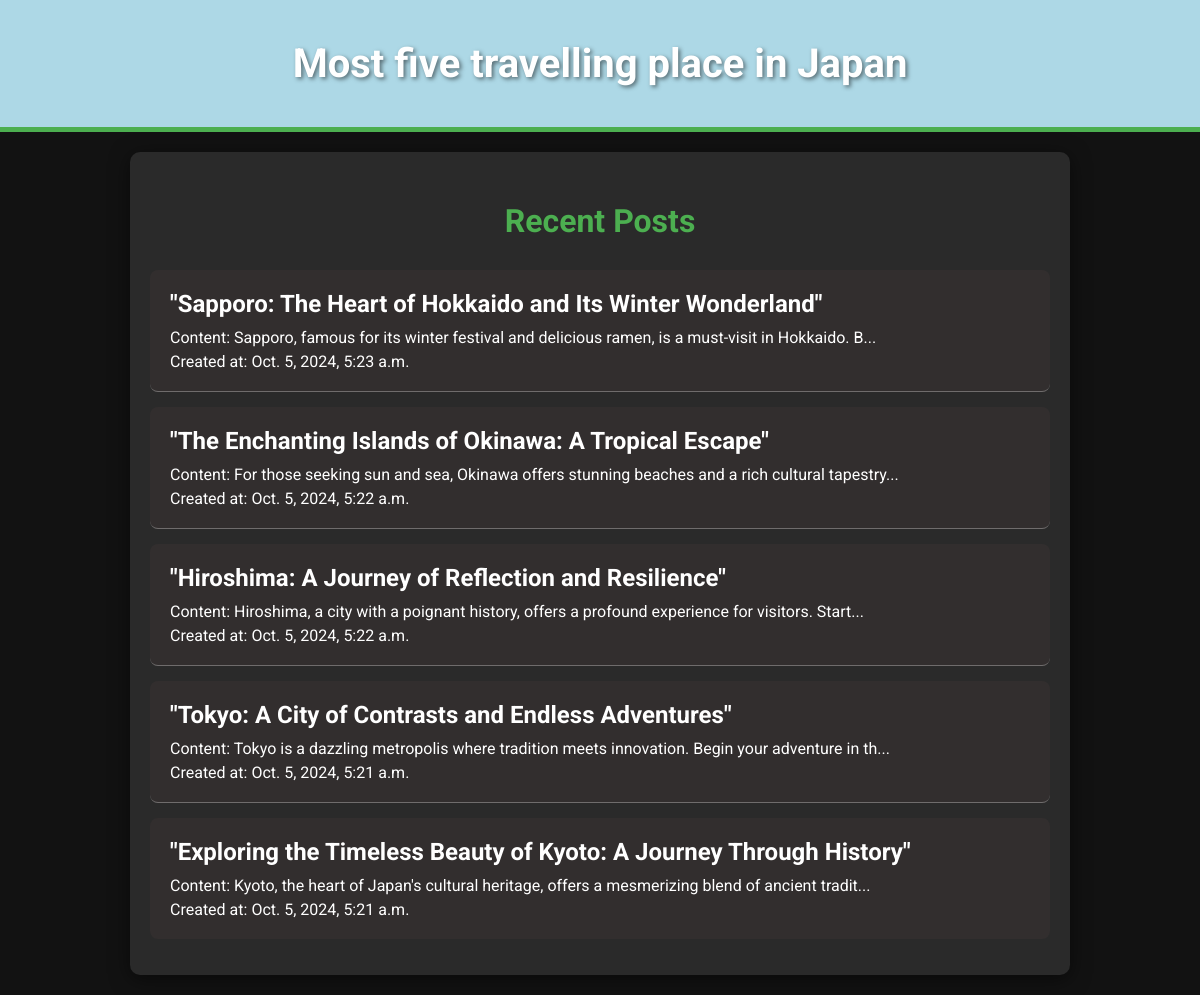
The page / on the database its author committed.
### blogapp/models.py (models this page shows, shortened)
class Post(models.Model):
    title = models.CharField(max_length=100)
    content = models.TextField()
    created_at = models.DateTimeField(auto_now_add=True)
    updated_at = models.DateTimeField(auto_now=True)

### blogapp/views.py (the view)
# urls.py: path('',views.index,name='homepage'),
def index(request):
    posts = Post.objects.all().order_by('-created_at')
    return render(request,"blogapp/index.html",{'allposts': posts})

### blogapp/templates/blogapp/index.html (shortened to what this page needs)
<!DOCTYPE html>
<html lang="en">
<head>
</head>
<body>
    <header>
        <h1>Most five travelling place in Japan</h1>
    </header>
    <main>
        <h2>Recent Posts</h2>
        <ul class="post-list">
            {% for post in allposts %}
            <li class="post">
                <a href="{% url 'single' post.id %}">{{ post.title }}</a>
                <p>{{ post.content|slice:":100" }}{% if post.content|length > 100 %}...{% endif %}</p>
                <p>Created at: {{ post.created_at }}</p>
            </li>
            {% endfor %}
        </ul>
    </main>
</body>
</html>

### blogapp/templates/blogapp/index.html (style rules this page uses)
body { font-family: 'Roboto', sans-serif; margin: 0; padding: 0; background-color: #121212; color: white; }
header { background-color:lightblue; padding: 40px 20px; text-align: center; border-bottom: 5px solid #4CAF50; }
header h1 { font-size: 2.5em; margin: 0; text-shadow: 2px 2px 4px rgba(0, 0, 0, 0.5); }
main { max-width: 900px; margin: 20px auto; padding: 20px; background: rgba(255, 255, 255, 0.1); border-radius: 10px; box-shadow: 0 4px 20px rgba(0, 0, 0, 0.5); }
h2 { text-align: center; margin: 30px 0; font-size: 2em; color: #4CAF50; }
.post-list { list-style-type: none; padding: 0; }
.post { background-color: rgba(51, 47, 47, 0.9); margin: 15px 0; border-radius: 8px; padding: 20px; transition: transform 0.3s, box-shadow 0.3s; }
.post a { text-decoration: none; color: #fff; font-weight: bold; font-size: 1.5em; display: block; margin-bottom: 10px; }
.post p { margin: 5px 0 0; }
.post-list li { border-bottom: 1px solid rgba(255, 255, 255, 0.3); }
.post-list li:last-child { border-bottom: none; }

### rows shown on the page
Post: title "\"Sapporo: The Heart of Hokkaido and Its Winter Wonderland\"", content "Content: Sapporo, famous for its winter festival and delicious ramen, is a must-visit in Hokkaido. B", created_at "Oct. 5, 2024, 5:23 a.m."
Post: title "\"The Enchanting Islands of Okinawa: A Tropical Escape\"", content "Content: For those seeking sun and sea, Okinawa offers stunning beaches and a rich cultural tapestry", created_at "Oct. 5, 2024, 5:22 a.m."
Post: title "\"Hiroshima: A Journey of Reflection and Resilience\"", content "Content: Hiroshima, a city with a poignant history, offers a profound experience for visitors. Start", created_at "Oct. 5, 2024, 5:22 a.m."
Post: title "\"Tokyo: A City of Contrasts and Endless Adventures\"", content "Content: Tokyo is a dazzling metropolis where tradition meets innovation. Begin your adventure in th", created_at "Oct. 5, 2024, 5:21 a.m."
Post: title "\"Exploring the Timeless Beauty of Kyoto: A Journey Through History\"", content "Content: Kyoto, the heart of Japan's cultural heritage, offers a mesmerizing blend of ancient tradit", created_at "Oct. 5, 2024, 5:21 a.m."
